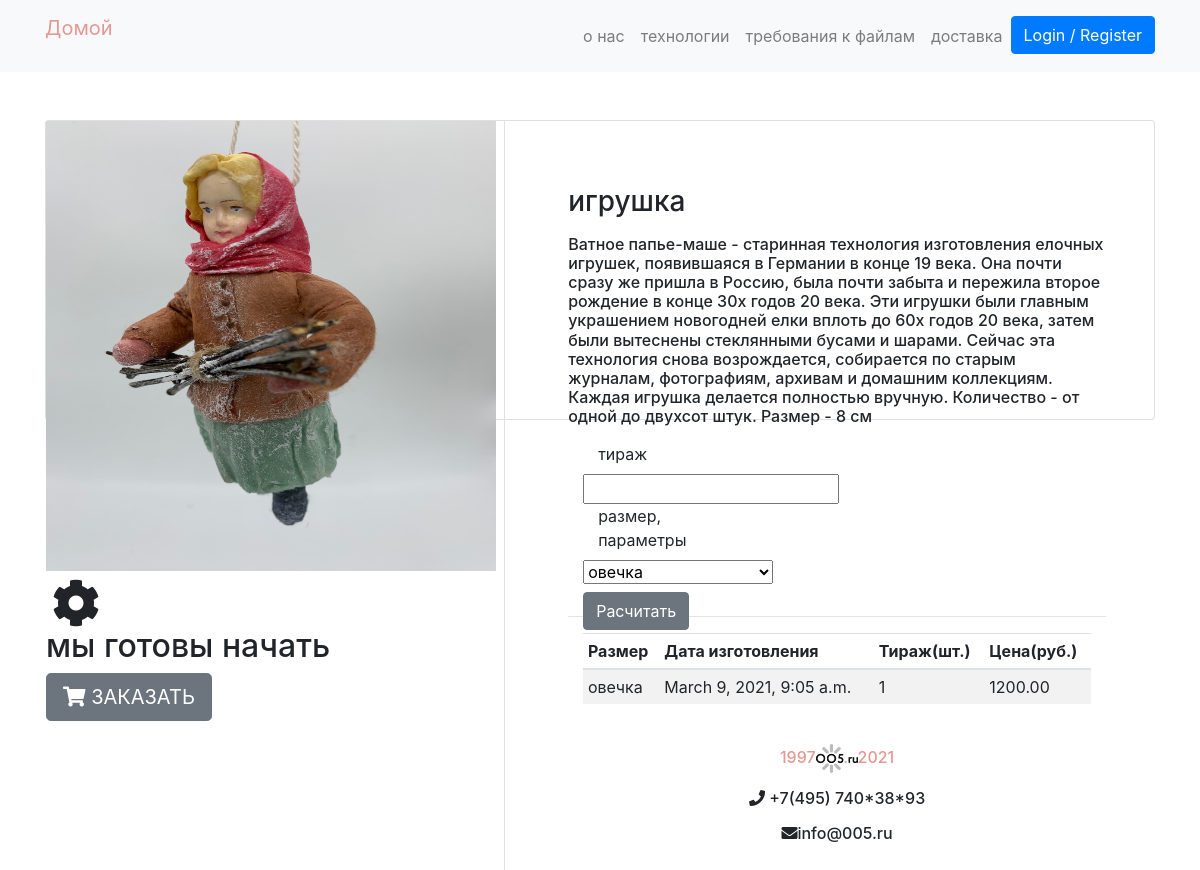
The app's page /product/sheep_toy/, older data.
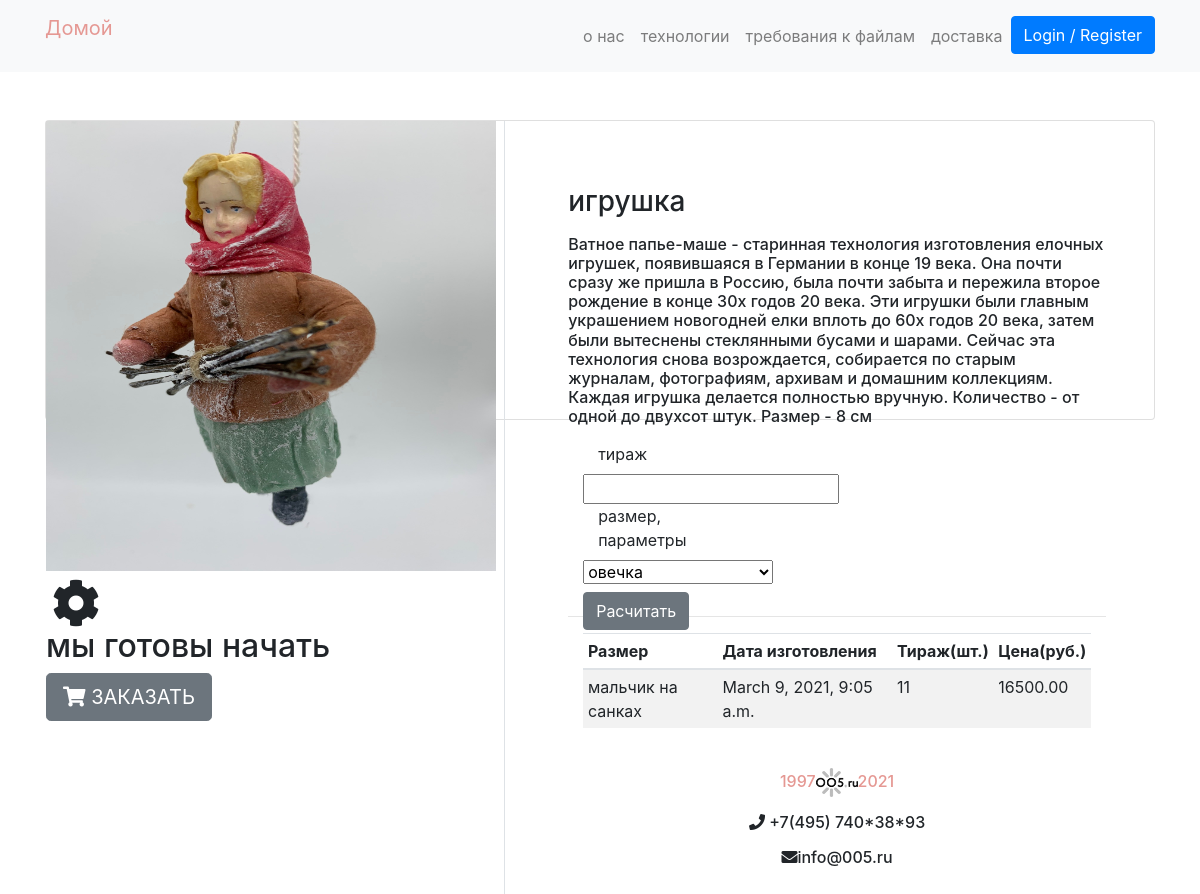
The same page, newer data.
### products/models.py (models this page shows, shortened)
class  Product(PolymorphicModel):
    mainimage = models.ImageField(upload_to='products/', blank=True, null=True)
    name = models.CharField(max_length=300, default = None, null=True)
    slug = models.SlugField(default = None, null=True)
    subcategory = models.ForeignKey(SubCategory, on_delete=models.CASCADE, default = None, null=True)
    category = models.ForeignKey(Category, on_delete=models.CASCADE, default = None, null=True)
    preview_text = models.TextField(max_length=50, verbose_name='Preview Text', blank=True, null=True)
    detail_text = models.TextField(max_length=1000, verbose_name='Detail Text', blank=True, null=True)
    lim1 = models.FloatField(default = None, null=True)
    lim2 = models.FloatField(default = None, null=True)
    tirazh = models.IntegerField(null=False)
    t = models.IntegerField(null=True)
    p = models.FloatField(default = None, null=True)
    box_size = models.CharField(max_length=50)
    def timeplus(self):
        t = self.t
        futuredate = datetime.now() + timedelta(days=t)
        return futuredate
    def calc(self):
        boxsize = self.boxsizes_set.get(value = self.box_size)
        a = float(boxsize.b*self.tirazh**2+boxsize.h*self.tirazh**1+boxsize.d)*self.p
        if self.tirazh<self.lim1:
            self.tirazh=self.lim1
        elif self.tirazh>self.lim2:
            self.tirazh=self.lim2
        return "{0:.2f}".format(round(a,0))

class Note2 (Product):
    def __init__(self, *args, **kwargs):
        super(Note2, self).__init__(*args, **kwargs)

class  Product(PolymorphicModel):
    mainimage = models.ImageField(upload_to='products/', blank=True, null=True)
    name = models.CharField(max_length=300, default = None, null=True)
    slug = models.SlugField(default = None, null=True)
    subcategory = models.ForeignKey(SubCategory, on_delete=models.CASCADE, default = None, null=True)
    category = models.ForeignKey(Category, on_delete=models.CASCADE, default = None, null=True)
    preview_text = models.TextField(max_length=50, verbose_name='Preview Text', blank=True, null=True)
    detail_text = models.TextField(max_length=1000, verbose_name='Detail Text', blank=True, null=True)
    lim1 = models.FloatField(default = None, null=True)
    lim2 = models.FloatField(default = None, null=True)
    tirazh = models.IntegerField(null=False)
    t = models.IntegerField(null=True)
    p = models.FloatField(default = None, null=True)
    box_size = models.CharField(max_length=50)
    def timeplus(self):
        t = self.t
        futuredate = datetime.now() + timedelta(days=t)
        return futuredate
    def calc(self):
        boxsize = self.boxsizes_set.get(value = self.box_size)
        a = float(boxsize.b*self.tirazh**2+boxsize.h*self.tirazh**1+boxsize.d)*self.p
        if self.tirazh<self.lim1:
            self.tirazh=self.lim1
        elif self.tirazh>self.lim2:
            self.tirazh=self.lim2
        return "{0:.2f}".format(round(a,0))

class BoxSizes(models.Model):
    value = models.CharField(max_length=80)
    name = models.CharField(max_length=80)
    product = models.ForeignKey(Product, on_delete=models.CASCADE, null = True, blank = True)
    b = models.FloatField(null = True, blank = True)
    h = models.FloatField(null = True, blank = True)
    d = models.FloatField(null = True, blank = True)

### products/views.py (the view)
# urls.py: path('product/<slug>/', new_indexView, name='product'),
def new_indexView(request, slug):
    try:
        product = Product.objects.get(slug = slug)
        boxsizes = tuple(product.boxsizes_set.all().values_list('value', 'name'))
        if not boxsizes:
            boxsizes = (('Не задан', 'Не задан'),)
        print('boxsizes \n ', boxsizes)
        form  = modelform_factory(type(product), fields = ('tirazh', 'box_size'), \
            labels = {'tirazh':'тираж', 'box_size':'размер, параметры'}, \
            widgets = {'box_size': Select(choices=boxsizes) })
    except ObjectDoesNotExist:
        product = None
        form = None
    return render(request, "products/products_details.html", {"form": form, "products": [product]})

### products/templates/products/products_details.html (shortened to what this page needs)
{% extends "products/base.html" %}
{% block content %}
{% for product in products %}
<div class="container my-5">
    <div class="card">
        <div class="row">
            <aside class="col-sm-5 border-right">
    <article class="gallery-wrap">
    <div class="img-big-wrap">
      <div> <a href="#"><img src="/media/{{product.mainimage }}" style="width: 450px"></a></div>
     <i class="fa fa-cog fa-spin fa-3x fa-fw"></i>
     <h2>мы готовы начать</h2>
     <a href="{% url 'mainapp:cart' product.slug %}" class="btn  btn-lg btn-primary btn-secondary text-uppercase"> <i class="fas fa-shopping-cart"></i>  Заказать </a>
    </div>
    </article>
            </aside>
            <aside class="col-sm-7">
    <article class="card-body p-5">
    <p class="price-detail-wrap">
    <h3 class="title mb-3">{{ product.name }}</h3>
    <h6 class="title mb-3">{{product.detail_text }}</h3>
<div class="container-fluid">
    <form id="product-form">
        <div class="row">
            <div class="form-group col-4">
            {% for field in form %}
                <label class="col-12">{{ field.label }}</label>
                {{ field }}
            {% endfor %}
            <div style="position:absolute;z-index:10000;top:500 px;margin-left: 500 px;">
                <h4> </h4><input type="submit" class= "btn btn-secondary btn-buy" value="Расчитать" />
                </div>
            </div>
        </div>
</div>
<hr />
<div class="container-fluid">
    <table class="table table-striped table-sm" id="my_products">
        <thead>
            <tr>
                <th>Размер</th>
                <th>Дата изготовления</th>
                <th>Тираж(шт.)</th>
                <th>Цена(руб.)</th>
            </tr>
        </thead>
        <tbody>
        <tr>
            <td>{{product.box_size}}</td>
            <td>{{product.timeplus}}</td>
            <td>{{product.tirazh}}</td>
            <td>{{product.calc}}</td>
        </tr>
        {% endfor %}
        </tbody>
    </table>
</div>
{% endblock content %}

### products/templates/products/base.html (shortened to what this page needs)
{% load static %}
{% load thumbnail %}
<!DOCTYPE html>
<html lang="en">
<head>
  <link rel="stylesheet" href="https://stackpath.bootstrapcdn.com/bootstrap/4.3.1/css/bootstrap.min.css">
  <link href="https://cdnjs.cloudflare.com/ajax/libs/font-awesome/5.10.2/css/all.css" rel="stylesheet">
  <link rel="stylesheet" href="{% static 'css/main.css' %}">
</head>
<body>
  {% include 'products/navbar.html' %}
  {% block content %}
  {% endblock %}
</body>
</body>
</html>
  <h6 class="text-center"><p style="color:rgb(229, 152, 147)">1997<img align="center" src="/media/products/005.png" alt="not found" class="img-fluid">2021</p></h6>
<h6 class="text-center"><i class="fa fa-phone"></i> +7(495) 740*38*93<img align="center" class="img-fluid"></p></h6>
<h6 class="text-center"><img align="center" class="img-fluid"><i class="fa fa-envelope" aria-hidden="true"></i>info@005.ru</p></h6>

### products/templates/products/navbar.html (shortened to what this page needs)
{% load cart_tag %}
<nav class="navbar navbar-expand-lg navbar-light bg-light">
  <div class="container">
  <a class="navbar-brand" href="/"><p style="color:rgb(229, 152, 147)">Домой</p></a>
  <div class="collapse navbar-collapse" id="navbarNav">
    <ul class="navbar-nav ml-auto">
      <li {% if request.path == 'contact' %}class="nav-item active"{% else %}class="nav-item"{% endif %}>
        <a class="nav-link" href="http://127.0.0.1:8000/about.html/">о нас <span class="sr-only">(current)</span></a>
      </li>
      <li class="nav-item">
        <a class="nav-link" href="http://127.0.0.1:8000/technologies.html">технологии</a>
      </li>
      <li class="nav-item">
        <a class="nav-link" href="http://127.0.0.1:8000/requirements.html/">требования к файлам</a>
      </li>
      <li class="nav-item">
        <a class="nav-link" href="http://127.0.0.1:8000/delivery.html/">доставка</a>
      </li>
      {% if request.user.is_authenticated %}
      <li class="nav-item">
        <a class="nav-link" href="{% url 'mainapp:cart-home' %}">
          <i class="fa fa-shopping-cart"></i>  Корзина
          <span class="badge badge-light">{{ request.user| cart_total }}</span>
        </a>
      </li>
       <li class="nav-item">
      </li>
      <li class="nav-item">
        <a class="nav-link" href="#"><i class="fa fa-phone"></i> +7(495) 740*38*93</a>
        <a class="nav-link" href="#"><i class="fa fa-envelope" aria-hidden="true"></i>info@005.ru</a>
      </li>
      <li class="nav-item dropdown">
        <a class="nav-link dropdown-toggle" href="#" id="navbarDropdown" role="button" data-toggle="dropdown" aria-haspopup="true" aria-expanded="false">
          <i class="fas fa-user-tie"></i> {{ request.user.username }}
        </a>
        <div class="dropdown-menu" aria-labelledby="navbarDropdown">
          <a class="dropdown-item" href="#">Панель</a>
          <a class="dropdown-item" href="{% url 'checkout:oderView' %}">Заказы</a>
          <div class="dropdown-divider"></div>
          <a class="dropdown-item" href="#">выход из системы</a>
        </div>
      </li>
      {% else %}
       <li class="nav-item">
        <a  class="btn btn-primary" href="/accounts/login/">Login / Register</a>
      </li>
      {% endif %}
    </ul>
  </div>
  </div>
</nav>

### products/static/css/main.css (style rules this page uses)
.gallery-wrap .img-big-wrap img { height: 450px; width: auto; display: inline-block; cursor: zoom-in; }

### products/templates/products/base.html (style rules this page uses)
.card { height: 300px; }

Row changes from the older to the newer data that the page shows:
changed through a linked row, Note2 "игрушка": box_size "овечка" → "мальчик на санках"; tirazh "1" → "11"; calc "1200.00" → "16500.00"
